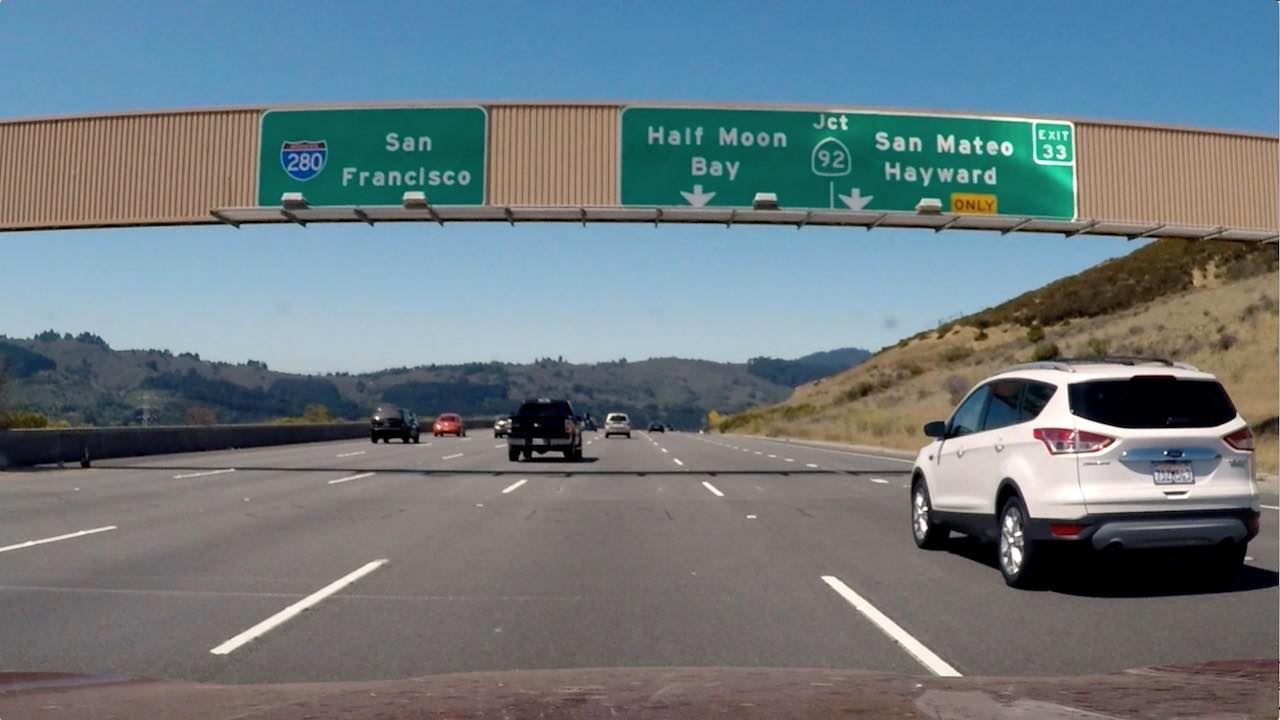
#> input picture sobel/signs_vehicles_xygrad.png, 1280 x 720 px
$ jupyter execute sobel.ipynb   (shell and % lines are left out)   (older library calls are emulated)
#> lines starting #> are read from the running program, lines starting #| are printed output that depends on the picture
[cell 1]
import numpy as np
import matplotlib.pyplot as plt
import cv2

[cell 2]
image = plt.imread("signs_vehicles_xygrad.png")
#> image is the input picture: shape (720, 1280, 3) float32; mean R, G, B 0.428, 0.477, 0.5
gray = cv2.cvtColor(image, cv2.COLOR_RGB2GRAY)
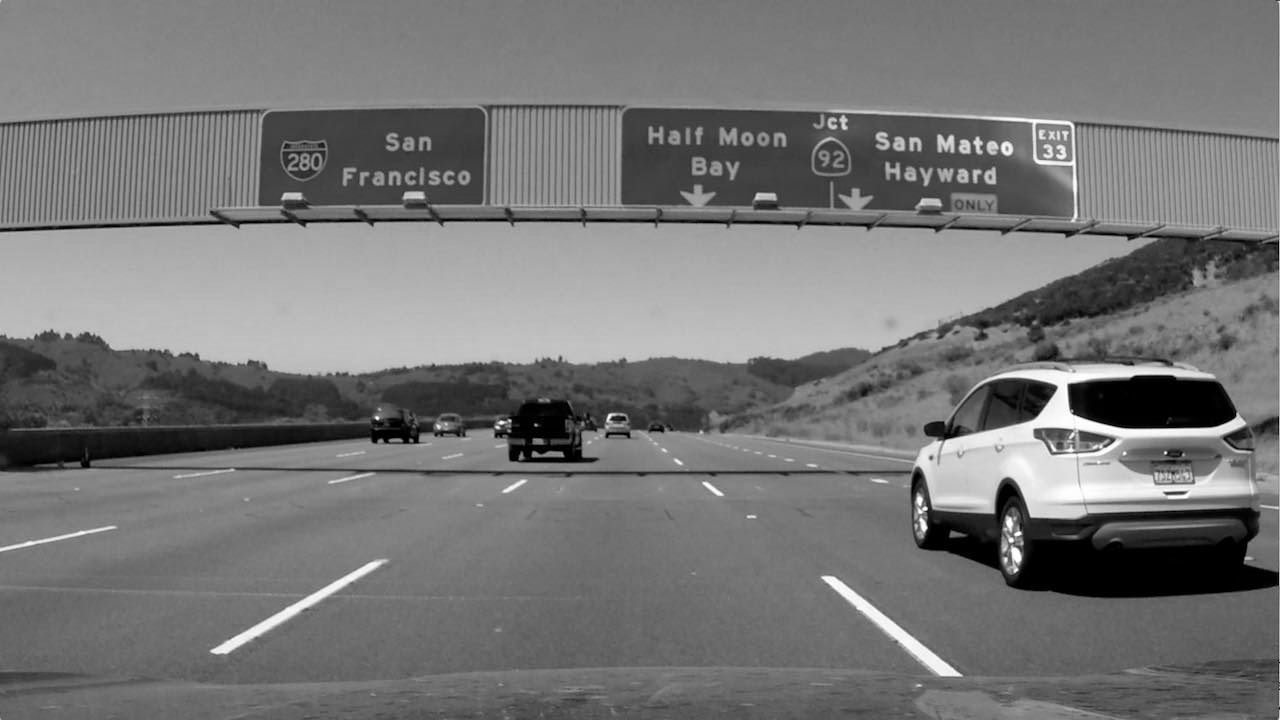
#> gray: shape (720, 1280) float32; min 0, max 0.999, mean 0.465
plt.imshow(gray)
abs_sobelx = np.absolute(cv2.Sobel(gray, cv2.CV_64F, 1, 0))
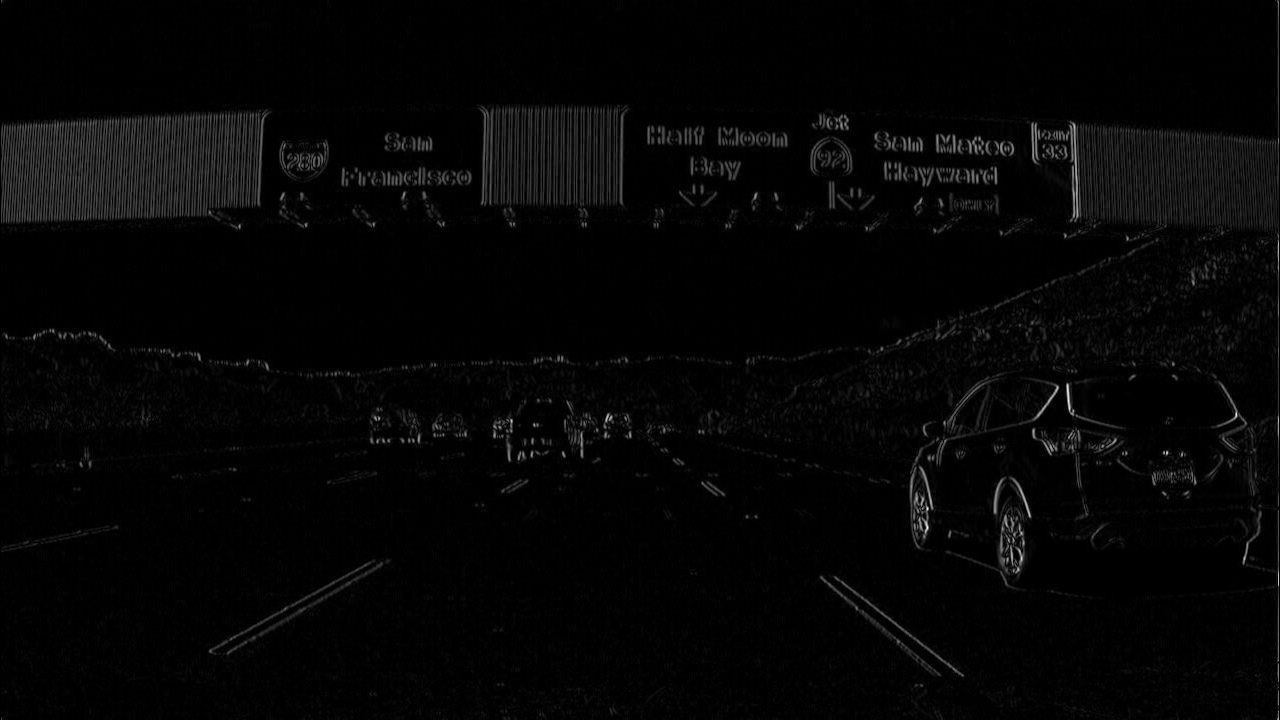
#> abs_sobelx: shape (720, 1280) float64; min 0, max 3.19, mean 0.0728; drawn with min black and max white
abs_sobley = np.absolute(cv2.Sobel(gray, cv2.CV_64F, 0, 1))
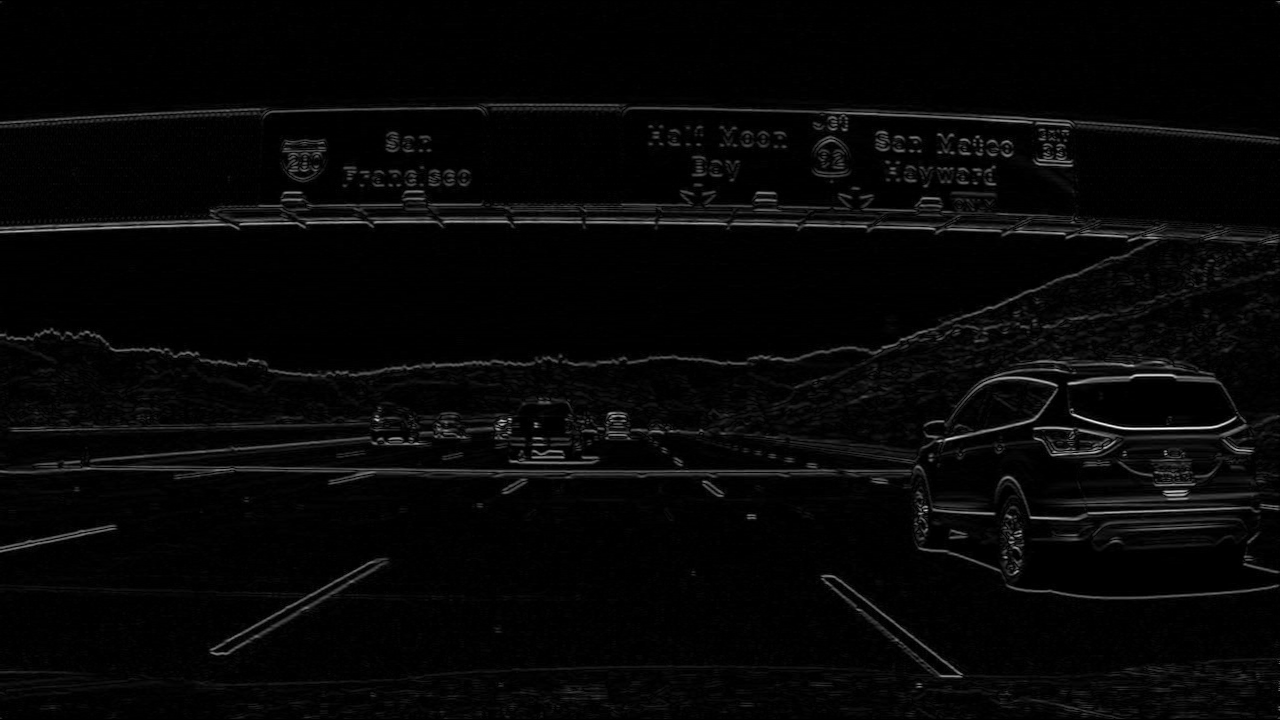
#> abs_sobley: shape (720, 1280) float64; min 0, max 3.62, mean 0.0988; drawn with min black and max white

#plt.imshow(abs_sobelx)
#plt.imshow(abs_sobley)

scaled_sobelx = np.uint8(255 * abs_sobelx/np.max(abs_sobelx))
scaled_sobely = np.uint8(255 * abs_sobley/np.max(abs_sobley))
#plt.imshow(scaled_sobelx)
#plt.imshow(scaled_sobely)

binary_outputx = np.zeros_like(scaled_sobelx)
binary_outputy = np.zeros_like(scaled_sobely)
#plt.imshow(binary_outputx)
#plt.imshow(binary_outputy)

binary_outputx[(scaled_sobelx >= 0) & (scaled_sobelx <= 100)] = 1
binary_outputy[(scaled_sobely >= 0) & (scaled_sobely <= 100)] = 1

#plt.imshow(binary_outputx)
#plt.imshow(binary_outputy)
